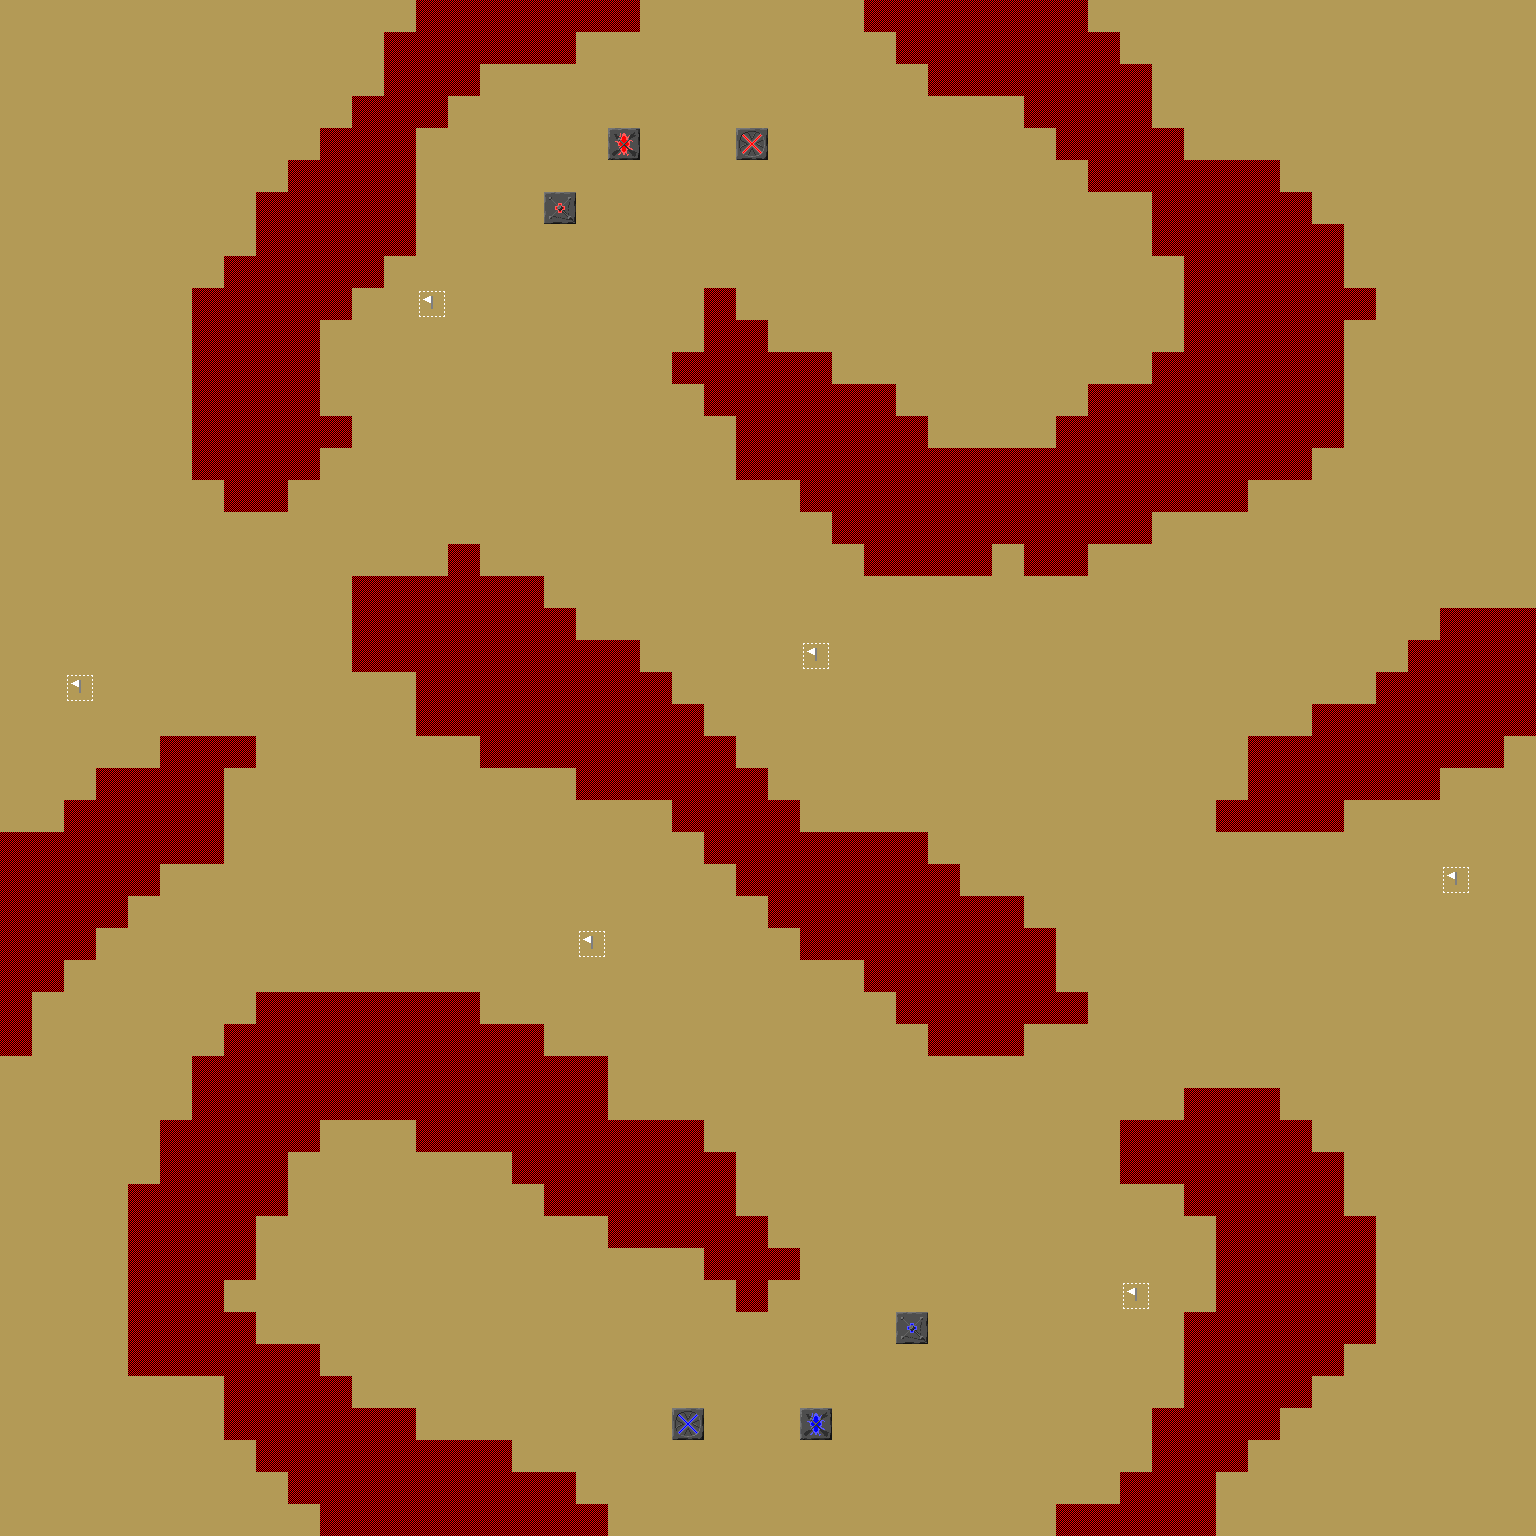

Tiled map render using the project's own tile images. Description and the map definition, with tile-layer contents summarised, below:
An orthogonal 48x48 tile map with 32x32 px tiles, 3 tile layers (terrain, buildings, collision), 1 hidden layer not drawn.

<map version="1.0" orientation="orthogonal" width="48" height="48" tilewidth="32" tileheight="32">
 <properties>
  <property name="author" value="kqr" />
  <property name="max_players" value="2" />
  <property name="name" value="Twirly" />
  <property name="size" value="32x32" />
  <property name="tileset" value="mapdata/default.png" />
  <property name="version" value="0.1" />
 </properties>
 <tileset firstgid="1" name="default" tilewidth="32" tileheight="32">
  <image source="default.png" width="512" height="512" />
 </tileset>
 <layer name="terrain" width="48" height="48">
  <data>[2304 cells, 1696 non-empty, 1 distinct tile ids]</data>
 </layer>
 <layer name="buildings" width="48" height="48">
  <data>[2304 cells, 12 non-empty, 7 distinct tile ids]</data>
 </layer>
 <layer name="collision" width="48" height="48">
  <data>[2304 cells, 608 non-empty, 1 distinct tile ids]</data>
 </layer>
 <layer name="fow" width="48" height="48" visible="0">
  <data>[2304 cells, 2304 non-empty, 1 distinct tile ids]</data>
 </layer>
</map>
